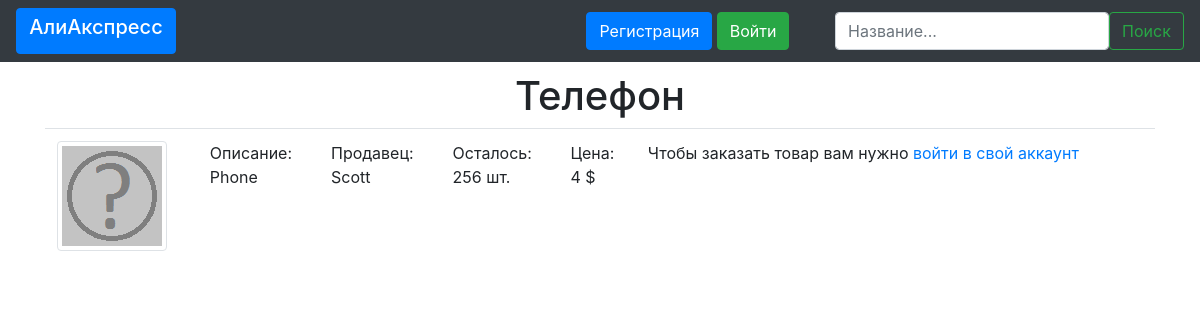
/product_link/4, run on the app's committed database.
### data/products.py (models this page shows)
class Product(db_session.SqlAlchemyBase, SerializerMixin):
    __tablename__ = 'products'
    id = sqlalchemy.Column(sqlalchemy.Integer, primary_key=True, autoincrement=True)
    seller_id = sqlalchemy.Column(sqlalchemy.Integer, sqlalchemy.ForeignKey("users.id"))
    seller = sqlalchemy.Column(sqlalchemy.Integer, nullable=True)
    title = sqlalchemy.Column(sqlalchemy.String, nullable=True)
    number = sqlalchemy.Column(sqlalchemy.Integer, nullable=True)
    description = sqlalchemy.Column(sqlalchemy.String, nullable=True)
    price = sqlalchemy.Column(sqlalchemy.String, nullable=True)
    link = sqlalchemy.Column(sqlalchemy.String, nullable=True)
    del_link = sqlalchemy.Column(sqlalchemy.String, nullable=True)
    order_link = sqlalchemy.Column(sqlalchemy.String, nullable=True)
    image = sqlalchemy.Column(sqlalchemy.String)
    user = orm.relation('User')

### main.py (the view, shortened to what this page needs)
@app.route('/product_link/<product_id>', methods=['GET', 'POST'])
def product_link(product_id="product_id"):
    db_session.global_init("db/online_shop.sqlite")
    session = db_session.create_session()
    form = baseform.BaseForm()
    product = session.query(products.Product).filter(products.Product.id == product_id).first()
    if request.method == "GET":
        return render_template('product.html', title=product.title, product=product)

### data/baseform.py
class BaseForm(FlaskForm):
    search = StringField(validators=[DataRequired()])

### data/db_session.py (called while the page is built, shortened)
def global_init(db_file):
    global __factory
    if __factory:
        return

def create_session() -> Session:
    global __factory
    return __factory()

### templates/product.html
{% extends "base.html" %}
{% block content %}
<div>
<h1 align="center">{{ title }}</h1>
</div>
<div>
    <div>
        <table class="table">
              <tbody>
                    <tr>
                        <td><img src={{product.image}} alt="Ну не нашлась картинка" class="img-thumbnail"></td>
                        <td>Описание:<br>{{ product.description }}</td>
                        <td>Продавец:<br>{{ product.seller }}</td>
                        <td>Осталось:<br>{{ product.number }} шт.</td>
                        <td>Цена:<br>{{ product.price }} $</td>
                        {% if userid == product.seller_id %}
                            <td><a class="btn btn-outline-success" href={{product.del_link}} role="button">Удалить товар</a></td>
                        {% elif username %}
                            {% if product.number > 0 %}
                                <td><a class="btn btn-outline-success" href={{product.order_link}} role="button">Заказать</a></td>
                            {% else %}
                                <td>Похоже, товар закончился(</td>
                            {% endif %}
                        {% else %}
                            <td><p>Чтобы заказать товар вам нужно <a href="/login" role="button">войти в свой аккаунт</a></p></td>
                        {% endif %}
                    </tr>
              </tbody>
        </table>
    </div>
</div>
{% endblock %}

### data on the page
Product: title "Телефон", image (picture), description "Phone", seller "Scott", number "256", price "4"
